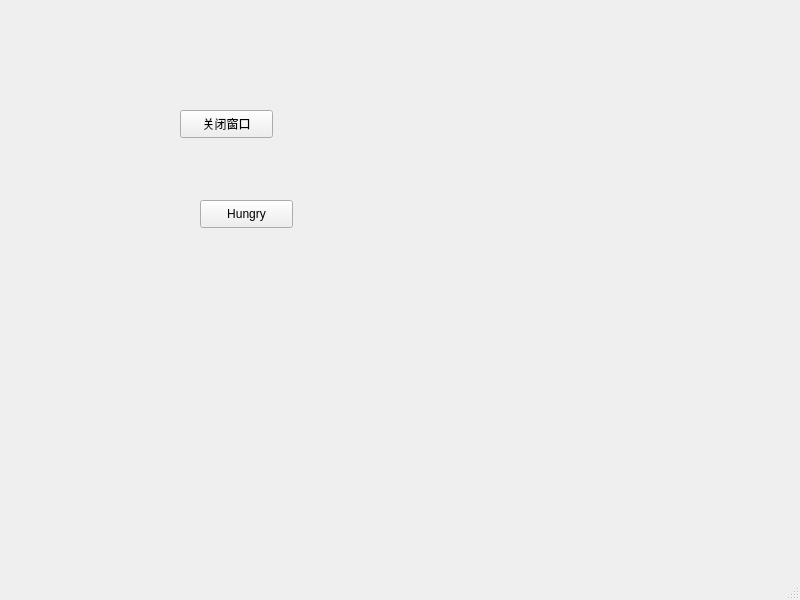
<?xml version="1.0" encoding="UTF-8"?>
<ui version="4.0">
 <class>MainWindow</class>
 <widget class="QMainWindow" name="MainWindow">
  <property name="geometry">
   <rect>
    <x>0</x>
    <y>0</y>
    <width>800</width>
    <height>600</height>
   </rect>
  </property>
  <property name="windowTitle">
   <string>MainWindow</string>
  </property>
  <widget class="QWidget" name="centralwidget">
   <widget class="QPushButton" name="closeBtn">
    <property name="geometry">
     <rect>
      <x>180</x>
      <y>110</y>
      <width>93</width>
      <height>28</height>
     </rect>
    </property>
    <property name="text">
     <string>关闭窗口</string>
    </property>
   </widget>
   <widget class="QPushButton" name="hungry">
    <property name="geometry">
     <rect>
      <x>200</x>
      <y>200</y>
      <width>93</width>
      <height>28</height>
     </rect>
    </property>
    <property name="text">
     <string>Hungry</string>
    </property>
   </widget>
  </widget>
  <widget class="QMenuBar" name="menubar">
   <property name="geometry">
    <rect>
     <x>0</x>
     <y>0</y>
     <width>800</width>
     <height>26</height>
    </rect>
   </property>
  </widget>
  <widget class="QStatusBar" name="statusbar"/>
 </widget>
 <resources/>
 <connections/>
</ui>
